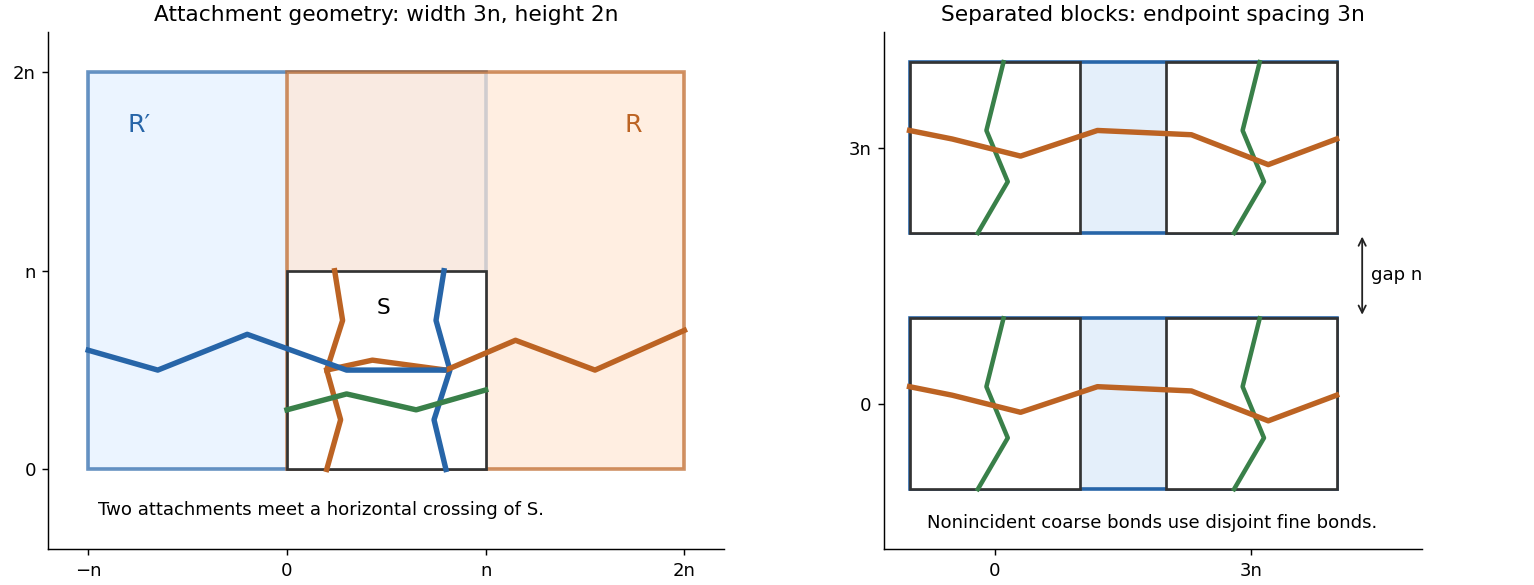

Write Python code to recreate this figure.
"""Original geometric schematics. Python 3.14; NumPy 2.3.5, Matplotlib 3.10.7.
Run from the desired output directory; preserve caller-supplied MPLCONFIGDIR.
"""
import os
import tempfile
os.environ.setdefault('MPLCONFIGDIR', tempfile.mkdtemp(prefix='paper-13-mpl-'))
import matplotlib
matplotlib.use('Agg')
import matplotlib.pyplot as plt
from matplotlib.patches import Rectangle

fig, axes = plt.subplots(1, 2, figsize=(11.8, 4.5), constrained_layout=True)
fig.patch.set_facecolor('white')
ax = axes[0]
ax.add_patch(Rectangle((-1, 0), 2, 2, facecolor='#e3f0ff', edgecolor='#2765a8', linewidth=2, alpha=.7))
ax.add_patch(Rectangle((0, 0), 2, 2, facecolor='#ffe7d5', edgecolor='#bc6323', linewidth=2, alpha=.7))
ax.add_patch(Rectangle((0, 0), 1, 1, facecolor='white', edgecolor='#333333', linewidth=1.5))
ax.plot([.2,.27,.2,.28,.24], [0,.25,.5,.75,1], color='#bc6323', linewidth=3)
ax.plot([.8,.74,.82,.75,.79], [0,.25,.5,.75,1], color='#2765a8', linewidth=3)
ax.plot([.2,.43,.8,1.15,1.55,2], [.5,.55,.5,.65,.5,.7], color='#bc6323', linewidth=3)
ax.plot([-1,-.65,-.2,.3,.79], [.6,.5,.68,.5,.5], color='#2765a8', linewidth=3)
ax.plot([0,.3,.65,1], [.3,.38,.3,.4], color='#398049', linewidth=3)
ax.text(-.8,1.7,"R′",color='#2765a8',fontsize=14)
ax.text(1.7,1.7,'R',color='#bc6323',fontsize=14)
ax.text(.45,.78,'S',fontsize=12)
ax.text(-.95,-.23,'Two attachments meet a horizontal crossing of S.',fontsize=10)
ax.set_title('Attachment geometry: width 3n, height 2n')
ax.set_xlim(-1.2,2.2); ax.set_ylim(-.4,2.2)
ax.set_xticks([-1,0,1,2],['−n','0','n','2n']);ax.set_yticks([0,1,2],['0','n','2n'])
ax.set_aspect('equal')
ax = axes[1]
for y in [0,3]:
 ax.add_patch(Rectangle((-1,y-1),5,2,facecolor='#e4effa',edgecolor='#2765a8',linewidth=2))
 for x in [0,3]:
  ax.add_patch(Rectangle((x-1,y-1),2,2,facecolor='white',edgecolor='#333333',linewidth=1.5))
  ax.plot([x-.2,x+.15,x-.1,x+.1],[y-1,y-.4,y+.2,y+1],color='#398049',linewidth=2.5)
 ax.plot([-1,-.5,.3,1.2,2.3,3.2,4],[y+.2,y+.1,y-.1,y+.2,y+.15,y-.2,y+.1],color='#bc6323',linewidth=3)
ax.annotate('',xy=(4.3,1),xytext=(4.3,2),arrowprops=dict(arrowstyle='<->',color='#222222'))
ax.text(4.4,1.45,'gap n',fontsize=10)
ax.text(-.8,-1.45,'Nonincident coarse bonds use disjoint fine bonds.',fontsize=10)
ax.set_title('Separated blocks: endpoint spacing 3n')
ax.set_xlim(-1.3,5);ax.set_ylim(-1.7,4.35)
ax.set_xticks([0,3],['0','3n']);ax.set_yticks([0,3],['0','3n'])
ax.set_aspect('equal')
for ax in axes:
 ax.set_facecolor('white')
 ax.spines[['top','right']].set_visible(False)
fig.savefig('paper-13-percolation-gluing.png',dpi=130,facecolor='white',transparent=False)
plt.close(fig)
